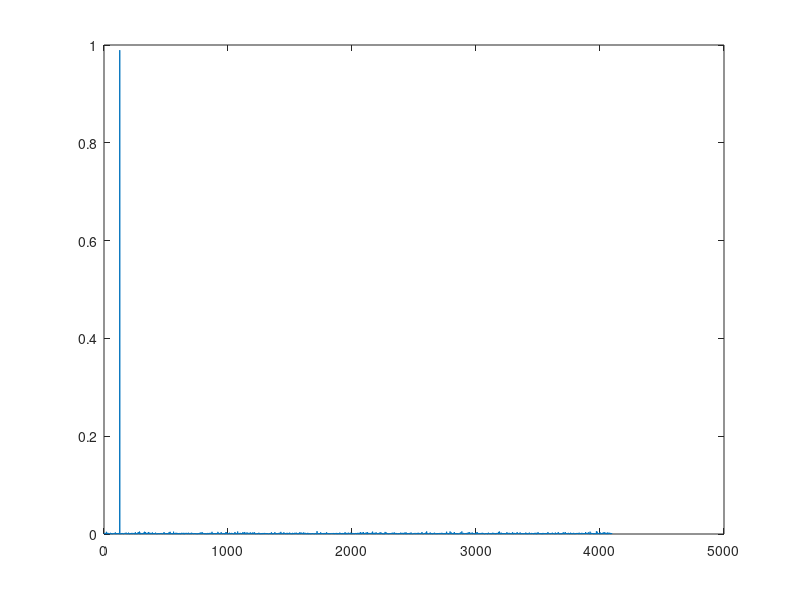

MATLAB code for this plot: (Note: this script raises an error after producing the figure.)
clear all;
SF = 12;    %Spreading Factor
BW = 1000; % Bandwidth
Fs = 1000; % Sampling frequency
s = 127;    % Send symbol 'default was 33'
SNR = -5; % Signal Noise Ratio


%Generate a data symbol---------------------------------------------
num_samples = (2^SF)*Fs/BW;
k = s-1; %As s is the initial frequency we set k to start at s
lora_symbol = zeros(1,num_samples);
for n = 1:num_samples
    if k>= (2^SF)
        k = k-2^SF;
    end
    k = k+1;
    lora_symbol(n) = (1/(sqrt(2^SF)))*exp((1i*2*pi*(k))*(k/(2^SF*2)));
    
end

for j=1:100
%Adding noise
lora_symbol_noisy = awgn(lora_symbol,SNR,'measured');

%Transmit

%Reciever

%Generate Base down chirp --------------------------------------------
base_down_chirp = zeros(1,num_samples);
k=0;
for n=1:num_samples
    if k>=(2^SF)
        k = k-2^SF;
    end
    k = k + 1;
    base_down_chirp(n) = (1/(sqrt(2^SF)))*exp((-1i*2*pi*(k))*(k/(2^SF*2)));
end

dechirped = lora_symbol_noisy.*(base_down_chirp);

corrs = (abs(fft(dechirped))).^2;
plot(corrs)
[~,ind] = max(corrs);
ind2(j) = ind;

pause(0.01)
end

histogram(ind2,2^SF)

symbol_error_rate = sum(ind2~=s+1)/j;
